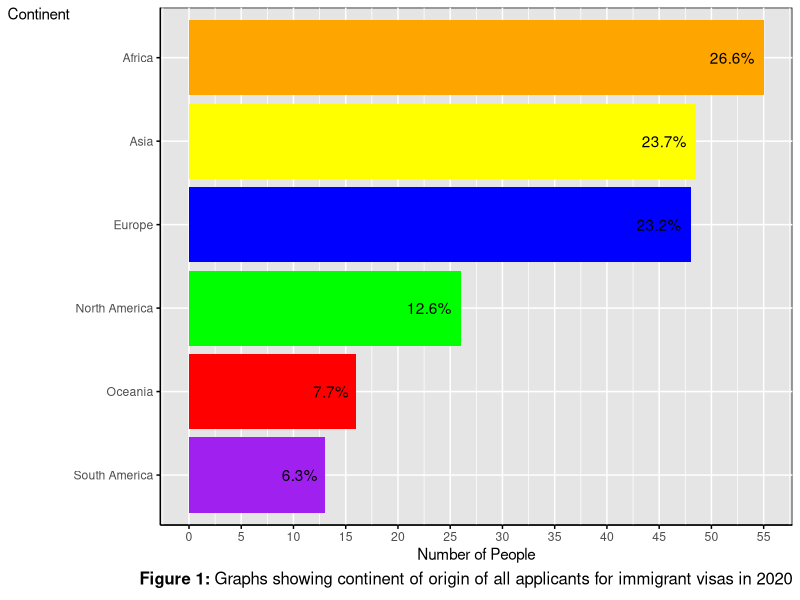

Write R code to recreate this figure.
## ---- chunk 1
library(ggplot2)
continent_data <- data.frame(
  Continent = c("Africa", "Asia", "Europe", "North America", "Oceania", "South America"),
  Number_of_People = c(55, 48.5, 48, 26, 16, 13),  # Use number of people
  Percentage = c(26.6, 23.7, 23.2, 12.6, 7.7, 6.3)  # Retain percentages for labels
)

# Plot the bar chart
ggplot(continent_data, aes(x = reorder(Continent, Number_of_People), y = Number_of_People, fill = Continent)) +
  geom_bar(stat = "identity") +
  geom_text(aes(label = paste0(Percentage, "%")),  hjust = 1.2) +  # Show percentage on the bars
  labs(x = "Continent", y = "Number of People",
  caption = expression(bold("Figure 1:")~"Graphs showing continent of origin of all applicants for immigrant visas in 2020")) +  # Bold "Figure 1" in caption
  scale_y_continuous(limits = c(0, 55), breaks = seq(0, 55, by = 5)) +  # Custom Y-axis with intervals of 5
  theme_minimal() +
  scale_fill_manual(values = c("Africa" = "orange", "Asia" = "yellow", "Europe" = "blue", 
                               "North America" = "green", "Oceania" = "red", "South America" = "purple")) +
  coord_flip() +
  theme(panel.background = element_rect(fill = "grey90"),
        panel.border = element_blank(),
        panel.grid.major = element_line(color = "white"),  
        panel.grid.minor = element_line(color = "white"),
        axis.line = element_line(color = "black"),  # Add black axis lines
        axis.ticks = element_line(color = "black"),  # Add black ticks on both axes
        axis.title.y = element_text(angle = 0),
        plot.caption = element_text(face = "italic", size = 12),
        legend.position = "none")# Rotate X-axis title
